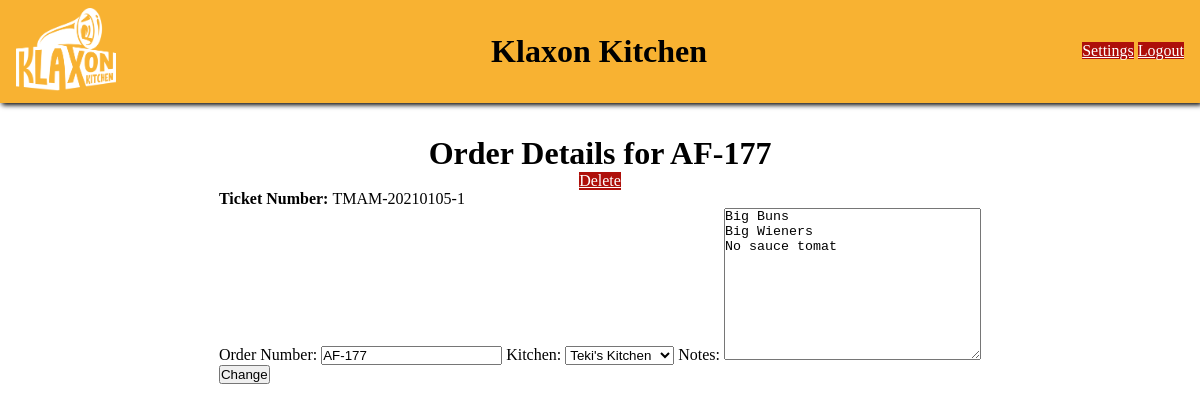
The page /klaxonKitchenorder_details/58 on the database its author committed.
### kitchens/models.py (models this page shows)
class Order(models.Model):
    ticket_num = models.CharField(max_length=255, default="0000")
    order_num = models.CharField(max_length=255)
    notes = models.TextField()
    status = models.CharField(max_length=255)
    kitchen = models.ForeignKey(Kitchen, related_name="orders", on_delete=models.PROTECT)
    created_at = models.DateTimeField(auto_now_add=True)
    updated_at = models.DateTimeField(auto_now=True)
    objects = OrderManager()

class Kitchen(models.Model):
    name = models.CharField(max_length=255)
    designation_id = models.CharField(max_length=255)
    daily_order_count = models.IntegerField(default=0)
    created_at = models.DateTimeField(auto_now_add=True)
    updated_at = models.DateTimeField(auto_now=True)
    objects = KitchenManager()
    def __str__ (self):
        return self.name

### kitchens/views.py (the view)
# urls.py: path('order_details/<int:order_id>', views.order_details, name="order_details"),
def order_details(request, order_id):
    current_order = Order.objects.get(id=order_id)
    allKitchens = Kitchen.objects.all()
    context = {
        'currentOrder': current_order,
        'allKitchens': allKitchens
    }
    return render(request, 'orderDetails.html', context)

### kitchens/context_processors.py (called while the page is built)
def global_context(request):
    try:
        activeUserId = request.session["active_user_id"]
        activeUser = User.objects.get(id=activeUserId)
        conext = {
            'activeUser': activeUser
        }
        return conext
    except:
        return HttpResponse("02")

### kitchens/templates/orderDetails.html (shortened to what this page needs)
{% extends "base.html" %}
{% block content %}
    <div class="body-content dflex-col center">
        <h1>Order Details for
            {{ currentOrder.order_num }}</h1>
        <a class="button button-chief" href="{% url 'klaxonKitchen:delete_orders_confirm' currentOrder.id %}">Delete</a>
        <form action="{% url 'klaxonKitchen:order_update' currentOrder.id %}" method="POST">
            <p>
                <strong>Ticket Number:
                </strong>
                {{ currentOrder.ticket_num }}
            </p>
            <label for="orderNum">Order Number:</label>
            <input type="text" name="orderNum" id="orderNum" value="{{ currentOrder.order_num }}"/>
            <label for="kitchen">Kitchen:</label>
            <select name="kitchen" id="kitchen">
                <option value="{{ currentOrder.kitchen.id }}">{{ currentOrder.kitchen }}</option>
            </select>
            <label for="notes">Notes:</label>
            <textarea name="notes" id="notes" cols="30" rows="10">{{ currentOrder.notes }}</textarea>
            <br>
                <button>Change</button>
            </form>
        </div>
    {% endblock %}

### kitchens/static/css/base.css (style rules this page uses)
* { margin: 0; padding: 0; box-sizing: border-box; }
.body-content { padding: 0 1em; margin-top: 2em; }
.button-chief { background: #ae0f0a; color: white; border: 0; }
.dflex-col { display: flex; flex-direction: column; }
.center { align-items: center; }

### rows shown on the page
Order: order_num "AF-177", ticket_num "TMAM-20210105-1", orderNum "AF-177", kitchen "Teki's Kitchen", notes "Big Buns Big Wieners No sauce tomat"
